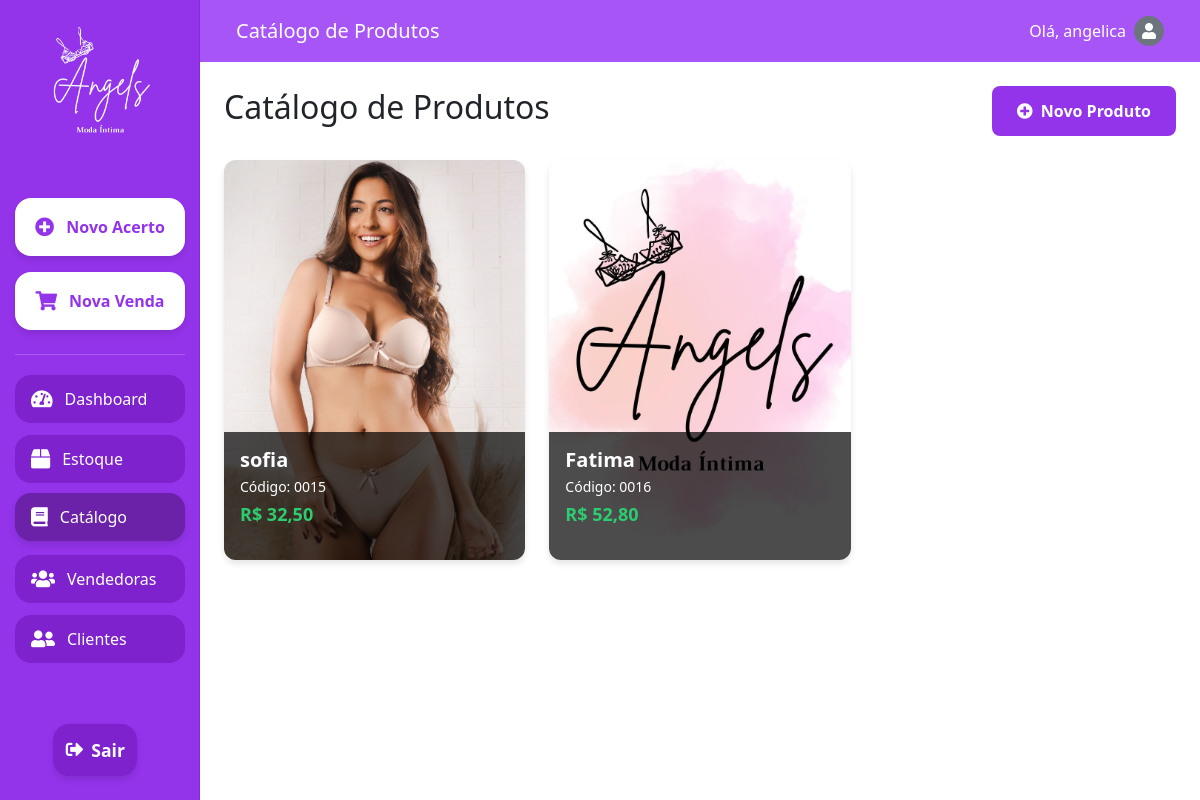
Before: /catalogo/ (signed in) with the older database file.
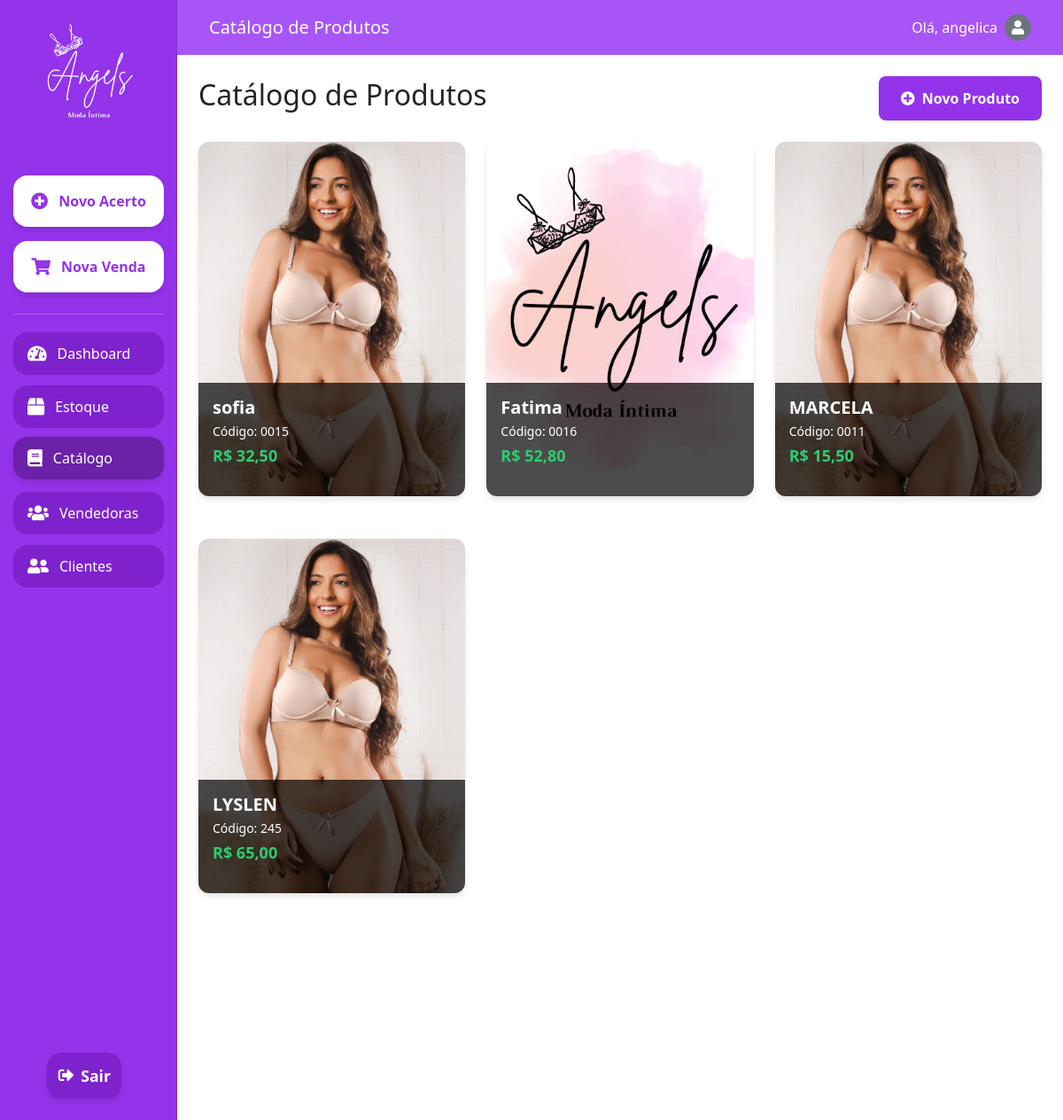
After: the same page with the newer database file.
### setup/models.py (models this page shows, shortened)
class CustomUser(AbstractUser):
    email = models.EmailField(_('email address'), unique=True)
    profile_picture = models.ImageField(upload_to='profile_pics/', null=True, blank=True)
    USERNAME_FIELD = 'email'
    REQUIRED_FIELDS = ['username']

class Produto(models.Model):
    codigo = models.CharField(max_length=50, unique=True)
    nome = models.CharField(max_length=100)
    foto = models.ImageField(upload_to='produtos/', null=True, blank=True)
    preco = models.DecimalField(max_digits=10, decimal_places=2)
    quantidade = models.IntegerField(default=0)

### setup/views.py (the view)
# urls.py: path('catalogo/', views.catalogo, name='catalogo'),
@login_required
def catalogo(request):
    produtos = Produto.objects.all()
    return render(request, 'catalogo.html', {'produtos': produtos})

### setup/templates/catalogo.html (shortened to what this page needs)
{% extends 'base.html' %}
{% load static %}
{% block content %}
<!DOCTYPE html>
<html lang="pt-br">
<head>
    <link href="https://cdn.jsdelivr.net/npm/bootstrap@5.3.0/dist/css/bootstrap.min.css" rel="stylesheet">
    <link href="https://cdnjs.cloudflare.com/ajax/libs/font-awesome/5.15.3/css/all.min.css" rel="stylesheet">
</head>
<body>
    <div class="container-fluid vh-100">
        <div class="row h-100">
            <nav id="sidebarMenu" class="col-md-3 col-lg-2 d-md-block sidebar collapse p-0">
                <div class="position-sticky pt-3 h-100 d-flex flex-column align-items-center">
                    <div class="text-center mb-4">
                        <img src="{% static 'images/logo_Angels_branco.png' %}" alt="Angels Logo" class="img-fluid" style="max-width: 150px;">
                    </div>
                    <a class="btn btn-highlight mb-2" href="#">
                        <i class="fas fa-plus-circle"></i> Novo Acerto
                    </a>
                    <a class="btn btn-highlight mb-2" href="#">
                        <i class="fas fa-shopping-cart"></i> Nova Venda
                    </a>
                    <div class="separator"></div>
                    <a class="nav-link mb-2" href="{% url 'dashboard' %}">
                        <i class="fas fa-tachometer-alt"></i> Dashboard
                    </a>
                    <a class="nav-link mb-2" href="{% url 'estoque' %}">
                        <i class="fas fa-box"></i> Estoque
                    </a>
                    <a class="nav-link mb-2 active" href="{% url 'catalogo' %}">
                        <i class="fas fa-book"></i> Catálogo
                    </a>
                    <a class="nav-link mb-2" href="{% url 'vendedoras' %}">
                        <i class="fas fa-users"></i> Vendedoras
                    </a>
                    <a class="nav-link mb-2" href="{% url 'clientes' %}">
                        <i class="fas fa-user-friends"></i> Clientes
                    </a>
                    <div class="mt-auto mb-3">
                        <a class="btn btn-exit" href="{% url 'login' %}">
                            <i class="fas fa-sign-out-alt me-2"></i>
                            <span>Sair</span>
                        </a>
                    </div>
                </div>
            </nav>
            <main class="col-md-9 ms-sm-auto col-lg-10 px-md-4">
                <nav class="navbar navbar-expand-lg navbar-dark custom-navbar mb-4">
                    <div class="container-fluid">
                        <a class="navbar-brand" href="#">Catálogo de Produtos</a>
                        <span class="navbar-text text-white d-flex align-items-center">
                            Olá, {{ user.username }}
                            {% if user.profile_picture %}
                                <img src="{{ user.profile_picture.url }}" alt="Foto de perfil" class="rounded-circle ms-2" style="width: 30px; height: 30px; object-fit: cover;">
                            {% else %}
                                <div class="rounded-circle ms-2 bg-secondary d-flex align-items-center justify-content-center" style="width: 30px; height: 30px;">
                                    <i class="fas fa-user text-white"></i>
                                </div>
                            {% endif %}
                        </span>
                    </div>
                </nav>
                <div class="d-flex justify-content-between align-items-center mb-4">
                    <h1 class="h2">Catálogo de Produtos</h1>
                    <button class="btn btn-new-product" data-bs-toggle="modal" data-bs-target="#newProductModal">
                        <i class="fas fa-plus-circle me-2"></i>Novo Produto
                    </button>
                </div>
                <div class="row g-4">
                    {% for produto in produtos %}
                    <div class="col-md-6 col-lg-4 mb-4">
                        <div class="product-card">
                            <img src="{{ produto.foto.url }}" alt="Foto de {{ produto.nome }}" class="product-photo">
                            <div class="product-info">
                                <h3 class="product-name">{{ produto.nome }}</h3>
                                <p class="product-code">Código: {{ produto.codigo }}</p>
                                <p class="product-price">R$ {{ produto.preco|floatformat:2 }}</p>
                            </div>
                        </div>
                    </div>
                    {% empty %}
                    <div class="col-12">
                        <p class="text-center">Nenhum produto cadastrado ainda.</p>
                    </div>
                    {% endfor %}
                </div>
            </main>
        </div>
    </div>
</body>
</html>
{% endblock %}

### setup/templates/base.html (shortened to what this page needs)
<!DOCTYPE html>
<html lang="en">
<head>
    <link href="https://cdn.jsdelivr.net/npm/bootstrap@5.3.0/dist/css/bootstrap.min.css" rel="stylesheet">
    <link href="https://cdnjs.cloudflare.com/ajax/libs/font-awesome/6.0.0/css/all.min.css" rel="stylesheet">
</head>
<body>
    {% block content %}
    {% endblock %}
</body>
</html>

### setup/templates/base.html (style rules this page uses)
body { background-color: #9333ea; min-height: 100vh; display: flex; align-items: center; justify-content: center; }

### setup/templates/catalogo.html (style rules this page uses)
body, html { height: 100%; overflow-x: hidden; }
.sidebar { position: fixed; top: 0; bottom: 0; left: 0; z-index: 100; padding: 0; box-shadow: inset -1px 0 0 rgba(0, 0, 0, .1); background-color: #9333ea; display: flex; flex-direction: column; align-items: center; padding-top: 1rem; }
.sidebar .nav-link { color: #fff; font-weight: 500; padding: 0.75rem 1rem; margin: 0.25rem 0; font-size: 1rem; display: flex; align-items: center; justify-content: flex-start; width: 85%; border-radius: 1rem; transition: all 0.3s ease; background-color: #7e22ce; }
.sidebar .nav-link:hover, .sidebar .nav-link.active { background-color: #6b21a8; transform: translateY(-2px); box-shadow: 0 4px 6px rgba(0, 0, 0, 0.1); }
.sidebar .btn-highlight { background-color: #ffffff; color: #9333ea; font-weight: 600; padding: 0.75rem 1rem; margin: 0.5rem 0; border-radius: 1rem; text-align: center; transition: all 0.3s ease; box-shadow: 0 4px 6px rgba(0, 0, 0, 0.1); width: 85%; text-align: left; display: flex; align-items: center; justify-content: flex-start; padding: 0.75rem 1rem; margin: 0.5rem 0; font-size: 1rem; justify-content: center; font-size: 1rem; padding: 1rem; }
.sidebar .btn-exit { background-color: #7e22ce; color: #ffffff; font-weight: 600; padding: 0.75rem 1rem; margin: 0.5rem 0; border-radius: 1rem; transition: all 0.3s ease; box-shadow: 0 4px 6px rgba(0, 0, 0, 0.1); width: 90%; font-size: 1.1rem; display: flex; align-items: center; justify-content: center; }
.sidebar .btn-exit i { margin-right: 0.5rem; }
.sidebar .nav-link i, .sidebar .btn-highlight i { margin-right: 0.75rem; font-size: 1.2rem; }
.sidebar .separator { width: 85%; height: 1px; background-color: rgba(255, 255, 255, 0.2); margin: 1rem 0; }
main { padding-top: 0 !important; }
.custom-navbar { background-color: #a855f7; margin-left: -1.5rem; margin-right: -1.5rem; padding-left: 1.5rem; padding-right: 1.5rem; }
.navbar-text { font-size: 1rem; font-weight: 500; }
.btn-new-product { background-color: #9333ea; color: #ffffff; font-weight: 600; padding: 0.75rem 1.5rem; border-radius: 0.5rem; transition: all 0.3s ease; }
.product-card { background-color: #ffffff; border-radius: 0.75rem; box-shadow: 0 4px 6px rgba(0, 0, 0, 0.1); transition: all 0.3s ease; height: 400px; position: relative; overflow: hidden; }
.product-photo { width: 100%; height: 100%; object-fit: cover; object-position: center; }
.product-info { position: absolute; bottom: 0; left: 0; right: 0; background-color: rgba(0, 0, 0, 0.7); color: white; padding: 1rem; }
.product-name { font-size: 1.25rem; font-weight: 600; margin-bottom: 0.25rem; }
.product-code { font-size: 0.875rem; margin-bottom: 0.25rem; }
.product-price { font-size: 1.125rem; font-weight: 600; color: #2ecc71; }

Changed rows visible on the page:
added Produto: foto (picture), nome "MARCELA", codigo "0011", preco "15,50"
added Produto: foto (picture), nome "LYSLEN", codigo "245", preco "65,00"
